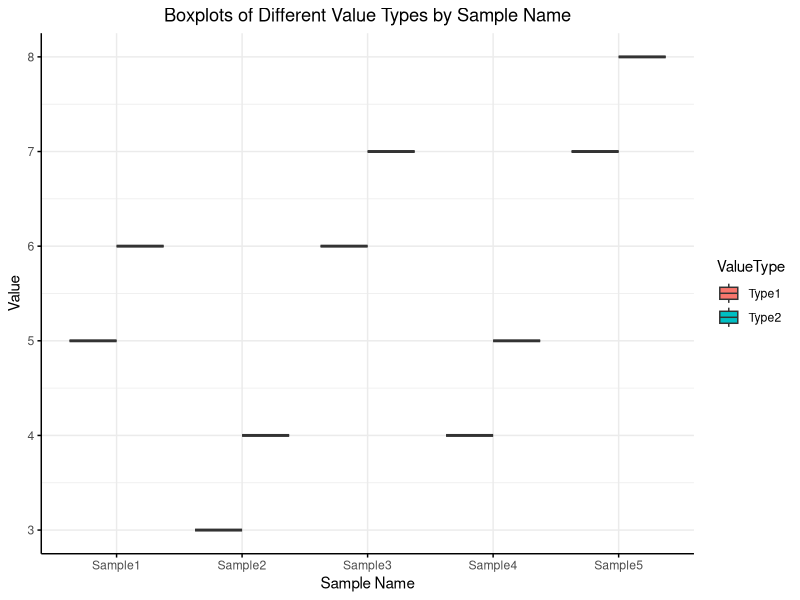
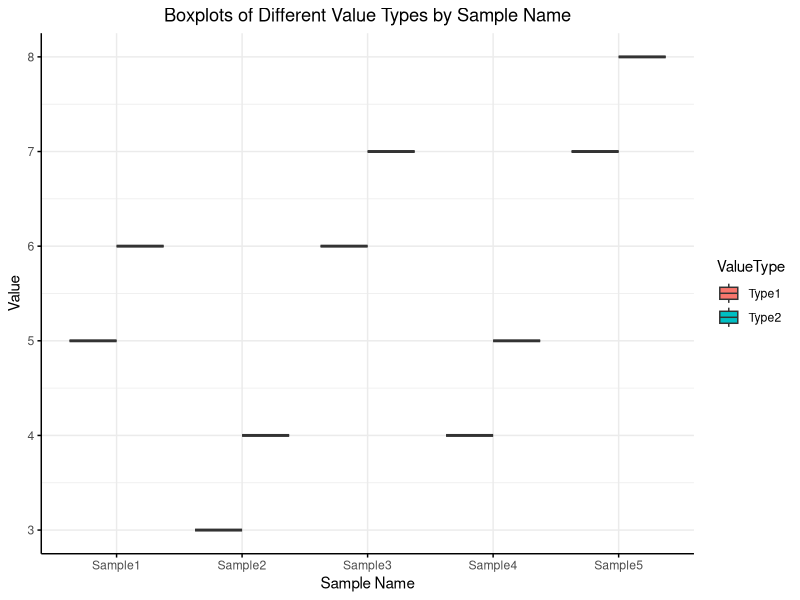

Generate these figures, in order, with R:
# Load necessary library
library(ggplot2)

# Sample Data
pcr_data <- data.frame(
  SampleName = rep(c('Sample1', 'Sample2', 'Sample3', 'Sample4', 'Sample5'), each = 2),
  ValueType = rep(c('Type1', 'Type2'), times = 5),
  Value = c(5, 6, 3, 4, 6, 7, 4, 5, 7, 8)
)
# Create the side-by-side boxplot
box_plot_side_by_side <- ggplot(pcr_data, aes(x = SampleName, y = Value, fill = ValueType)) +
  geom_boxplot(position = position_dodge(width = 0.75)) +
  labs(
    title = "Boxplots of Different Value Types by Sample Name",
    x = "Sample Name",
    y = "Value"
  ) +
  theme_minimal() +
  theme(
    panel.background = element_rect(fill = "white", colour = "white"),  # White background
    plot.background = element_rect(fill = "white", colour = "white"),   # White background
    axis.line = element_line(colour = "black"),  # Keep axis lines
    axis.ticks = element_line(colour = "black"),  # Keep axis ticks
    plot.title = element_text(hjust = 0.5)  # Center the title
  )

# Print the boxplot
print(box_plot_side_by_side)

# Save the plot
ggsave("box_plot_side_by_side.png", plot = box_plot_side_by_side, width = 8, height = 6)
